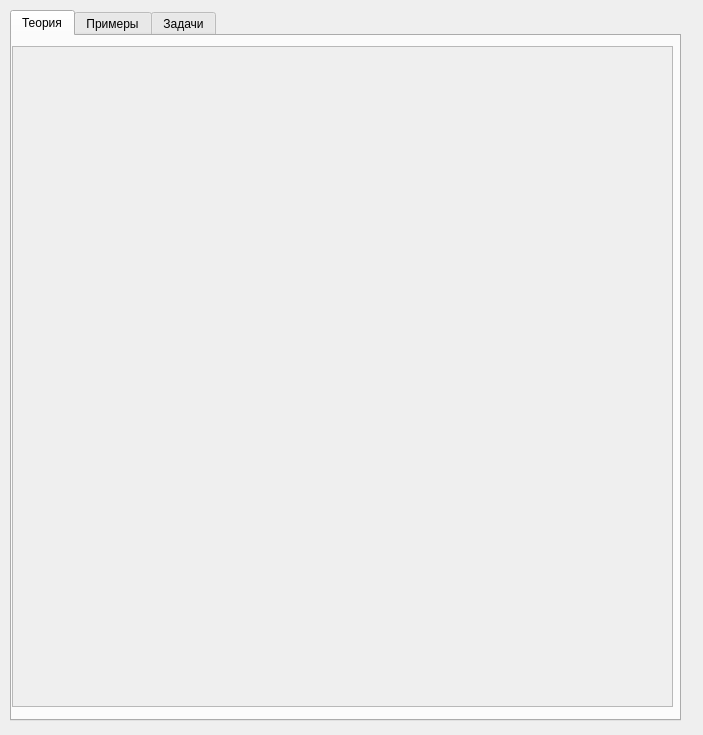
<?xml version="1.0" encoding="UTF-8"?>
<ui version="4.0">
 <class>Dialog</class>
 <widget class="QDialog" name="Dialog">
  <property name="geometry">
   <rect>
    <x>0</x>
    <y>0</y>
    <width>703</width>
    <height>735</height>
   </rect>
  </property>
  <property name="windowTitle">
   <string>Dialog</string>
  </property>
  <widget class="QTabWidget" name="tabWidget">
   <property name="geometry">
    <rect>
     <x>10</x>
     <y>10</y>
     <width>671</width>
     <height>711</height>
    </rect>
   </property>
   <property name="currentIndex">
    <number>0</number>
   </property>
   <widget class="QWidget" name="tab">
    <attribute name="title">
     <string>Теория</string>
    </attribute>
    <widget class="QScrollArea" name="scrollArea">
     <property name="geometry">
      <rect>
       <x>0</x>
       <y>10</y>
       <width>661</width>
       <height>661</height>
      </rect>
     </property>
     <property name="widgetResizable">
      <bool>true</bool>
     </property>
     <widget class="QWidget" name="scrollAreaWidgetContents">
      <property name="geometry">
       <rect>
        <x>0</x>
        <y>0</y>
        <width>657</width>
        <height>657</height>
       </rect>
      </property>
     </widget>
    </widget>
   </widget>
   <widget class="QWidget" name="tab_2">
    <attribute name="title">
     <string>Примеры</string>
    </attribute>
   </widget>
   <widget class="QWidget" name="tab_3">
    <attribute name="title">
     <string>Задачи</string>
    </attribute>
   </widget>
  </widget>
 </widget>
 <resources/>
 <connections/>
</ui>
